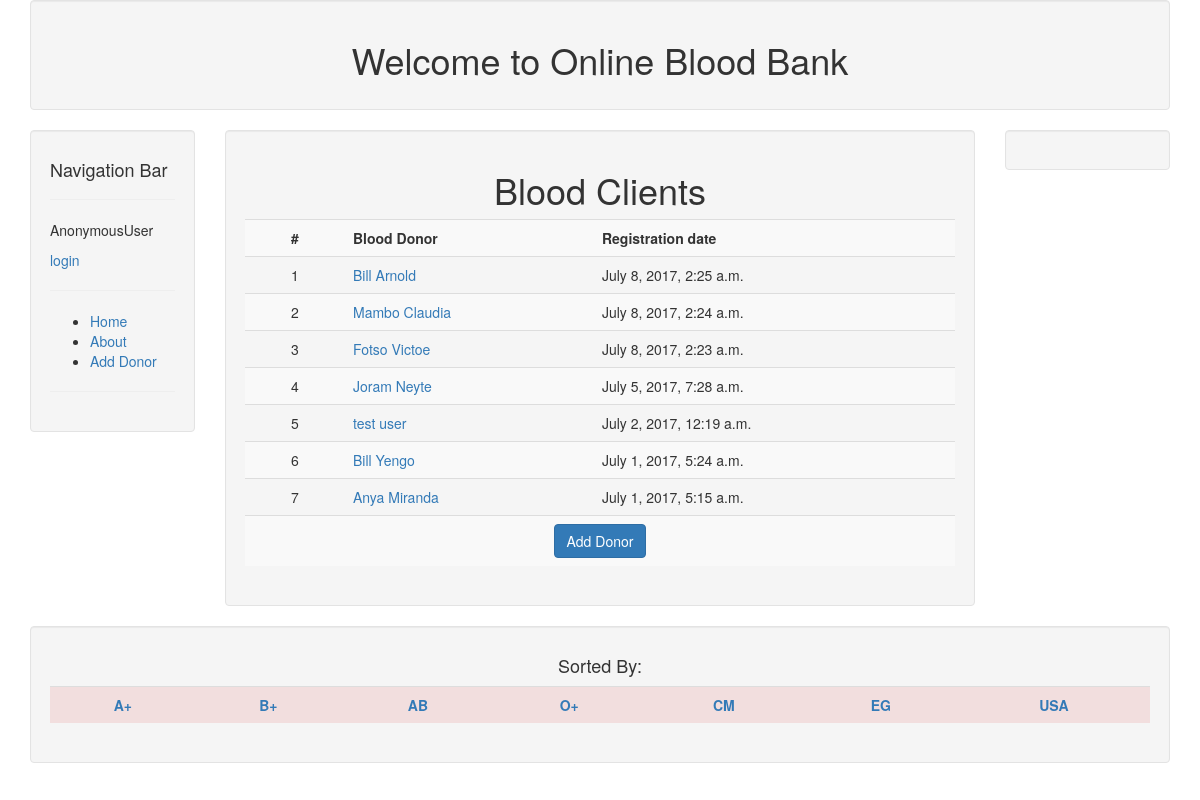
/home/, run on the app's committed database.
### blood/models.py (models this page shows, shortened)
class Blood_Client(models.Model):
	first_name = models.CharField(max_length=250)
	last_name = models.CharField(max_length=250)
	age = models.IntegerField()
	image = models.FileField()
	blood_group = models.ForeignKey(Blood_Group, on_delete=models.SET_NULL, null=True)
	country = models.ForeignKey(Country, on_delete=models.SET_NULL, null=True)
	region = models.ForeignKey(Region, on_delete=models.SET_NULL, null=True)
	hospital = models.ForeignKey(Hospital, on_delete=models.SET_NULL, null=True)
	created = models.DateTimeField(auto_now_add=True)
	modified = models.DateTimeField(auto_now=True)
	approved = models.ForeignKey(Approved, on_delete=models.SET_NULL, null=True)
	def __str__(self):
		return "{} {}".format(self.first_name, self.last_name)

### blood/views.py (the view)
# urls.py: url(r'^home/$', views.index, name='index'),
def index(request):
	client_list = Blood_Client.objects.all().order_by('-created')
	context = {'client_list':client_list,}
	return render(request, 'blood/home.html', context)

### blood/templates/blood/home.html (shortened to what this page needs)
{% extends 'base.html' %}
	{% block content %}
		<table class="table table-striped">
			<h1 align="center">Blood Clients</h1>
			{% if client_list %}
				<tr>
					<th style="text-align: center; width: 100px">#</th>
					<th style="text-align: left">Blood Donor</th>
					<th style="text-align: left">Registration date</th>
				</tr>
				{% for clients in client_list %}
					<tr>
						<td style="text-align: center">{{forloop.counter}}</td>
						<td style="text-align: left;"><a href="{% url 'blood:details' clients.id %}">{{clients}}</a></td>
						<td style="text-align: left">{{clients.created}}</td>
					</tr>
				{% endfor %}
					<tr>
						<th style="text-align: center" colspan="3"><a href="{% url 'blood:add_donor' %}" class="btn btn-primary">Add Donor</a></th>
					</tr>
			{% else %}
				<tr>
					<th colspan="5"><h3>No Client details available</h3></th>
				</tr>
			{% endif %}
		</table>
	{% endblock %}

### data on the page
Blood_Client: first_name+last_name "Bill Arnold", created "July 8, 2017, 2:25 a.m."
Blood_Client: first_name+last_name "Mambo Claudia", created "July 8, 2017, 2:24 a.m."
Blood_Client: first_name+last_name "Fotso Victoe", created "July 8, 2017, 2:23 a.m."
Blood_Client: first_name+last_name "Joram Neyte", created "July 5, 2017, 7:28 a.m."
Blood_Client: first_name+last_name "test user", created "July 2, 2017, 12:19 a.m."
Blood_Client: first_name+last_name "Bill Yengo", created "July 1, 2017, 5:24 a.m."
Blood_Client: first_name+last_name "Anya Miranda", created "July 1, 2017, 5:15 a.m."

### other printed values
{{ user }} "AnonymousUser"
